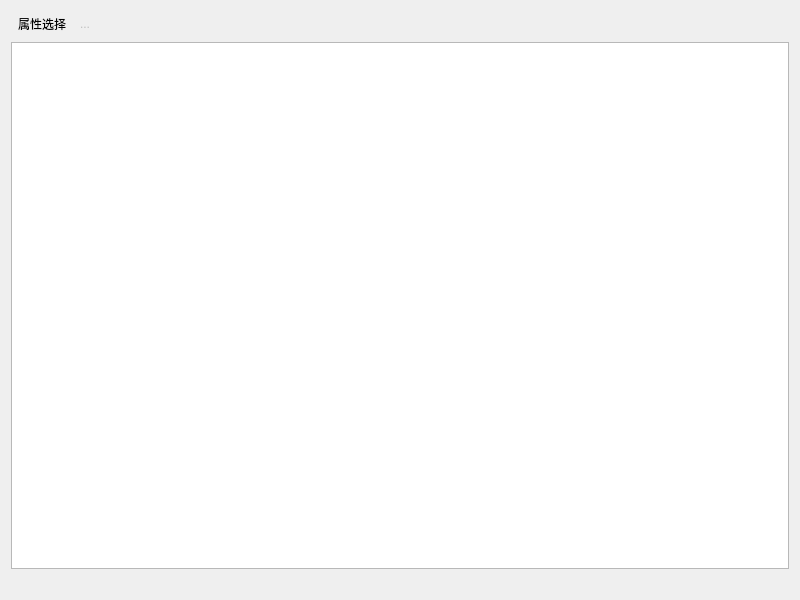
<?xml version="1.0" encoding="UTF-8"?>
<ui version="4.0">
 <class>Dialog</class>
 <widget class="QDialog" name="Dialog">
  <property name="geometry">
   <rect>
    <x>0</x>
    <y>0</y>
    <width>800</width>
    <height>600</height>
   </rect>
  </property>
  <property name="windowTitle">
   <string>模型库统计表</string>
  </property>
  <layout class="QVBoxLayout" name="verticalLayout">
   <item>
    <layout class="QHBoxLayout" name="horizontalLayout">
     <property name="spacing">
      <number>0</number>
     </property>
     <item>
      <widget class="QToolButton" name="toolButton_AttributeSelect">
       <property name="toolTip">
        <string>属性选择</string>
       </property>
       <property name="text">
        <string>属性选择</string>
       </property>
       <property name="icon">
        <iconset resource="../settings/icon/SamplesStatistic.qrc">
         <normaloff>:/icon/AttributeQuery.png</normaloff>:/icon/AttributeQuery.png</iconset>
       </property>
       <property name="iconSize">
        <size>
         <width>25</width>
         <height>25</height>
        </size>
       </property>
       <property name="autoRepeat">
        <bool>false</bool>
       </property>
       <property name="autoExclusive">
        <bool>false</bool>
       </property>
       <property name="autoRepeatDelay">
        <number>300</number>
       </property>
       <property name="toolButtonStyle">
        <enum>Qt::ToolButtonIconOnly</enum>
       </property>
       <property name="autoRaise">
        <bool>true</bool>
       </property>
       <property name="arrowType">
        <enum>Qt::NoArrow</enum>
       </property>
      </widget>
     </item>
     <item>
      <widget class="QToolButton" name="toolButton_ClearSelect">
       <property name="enabled">
        <bool>false</bool>
       </property>
       <property name="toolTip">
        <string>清除属性选择</string>
       </property>
       <property name="text">
        <string>...</string>
       </property>
       <property name="icon">
        <iconset resource="../settings/icon/SamplesStatistic.qrc">
         <normaloff>:/icon/ClearSelection.png</normaloff>:/icon/ClearSelection.png</iconset>
       </property>
       <property name="iconSize">
        <size>
         <width>25</width>
         <height>25</height>
        </size>
       </property>
       <property name="autoRaise">
        <bool>true</bool>
       </property>
      </widget>
     </item>
     <item>
      <spacer name="horizontalSpacer">
       <property name="orientation">
        <enum>Qt::Horizontal</enum>
       </property>
       <property name="sizeHint" stdset="0">
        <size>
         <width>40</width>
         <height>20</height>
        </size>
       </property>
      </spacer>
     </item>
    </layout>
   </item>
   <item>
    <widget class="QTableView" name="tableView"/>
   </item>
   <item>
    <widget class="QLabel" name="label">
     <property name="text">
      <string/>
     </property>
    </widget>
   </item>
  </layout>
 </widget>
 <resources>
  <include location="../settings/icon/SamplesStatistic.qrc"/>
 </resources>
 <connections/>
</ui>
